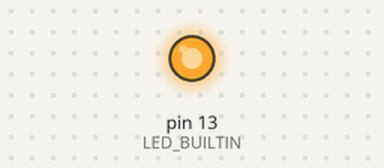
Bench run of a sketch on a simulated Arduino Uno, built with avr-gcc and run on an emulated ATmega328P. Parts: output pins drawn as LEDs (lit = HIGH).

Above: at 0.1 s.
Timing chart, 0 to 1.6 s (numbered marks = the images above):
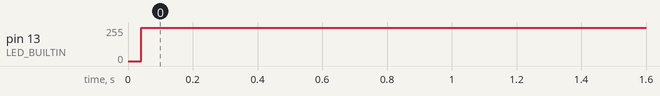

Measured:
- by itself, pin 13 (LED_BUILTIN): 0/255 → 248/255 at 0.04 s

The sketch:

LADS_strong_loop.ino
```cpp
volatile unsigned long a, b; //4 bytes

void setup() {
  // put your setup code here, to run once:
  //Serial.begin(9600);          //  setup serial
  // initialize digital pin LED_BUILTIN as an output.
  pinMode(LED_BUILTIN, OUTPUT);
  }

void loop() {
  // put your main code here, to run repeatedly:

  // Create trigger
  noInterrupts();
  /*asm("nop\n nop\n nop\n nop\n nop\n nop\n nop\n nop\n nop\n nop\n"); //delay
  asm("nop\n nop\n nop\n nop\n nop\n nop\n nop\n nop\n nop\n nop\n"); //delay
  asm("nop\n nop\n nop\n nop\n nop\n nop\n nop\n nop\n nop\n nop\n"); //delay
  asm("nop\n nop\n nop\n nop\n nop\n nop\n nop\n nop\n nop\n nop\n"); //delay
  asm("nop\n nop\n nop\n nop\n nop\n nop\n nop\n nop\n nop\n nop\n"); //delay
  asm("nop\n nop\n nop\n nop\n nop\n nop\n nop\n nop\n nop\n nop\n"); //delay*/

  digitalWrite(LED_BUILTIN, LOW);
  digitalWrite(LED_BUILTIN, HIGH);   // Trigger with LED
  //Code goes here
  /*asm("nop\n nop\n nop\n nop\n nop\n nop\n nop\n nop\n nop\n nop\n"); //delay
  asm("nop\n nop\n nop\n nop\n nop\n nop\n nop\n nop\n nop\n nop\n"); //delay
  asm("nop\n nop\n nop\n nop\n nop\n nop\n nop\n nop\n nop\n nop\n"); //delay
  asm("nop\n nop\n nop\n nop\n nop\n nop\n nop\n nop\n nop\n nop\n"); //delay
  asm("nop\n nop\n nop\n nop\n nop\n nop\n nop\n nop\n nop\n nop\n"); //delay
  asm("nop\n nop\n nop\n nop\n nop\n nop\n nop\n nop\n nop\n nop\n"); //delay*/

  for(unsigned int ii=0; ii<15; ii++){
    a = 0x00000000;
    b = 0xffffffff;
    a |= b;
    b = 0x00000000;
    a &= b;
    b = 0xffffffff;
    a = a^b;
    //asm("nop\n"); //delay

  }
  /*asm("nop\n nop\n nop\n nop\n nop\n nop\n nop\n nop\n nop\n nop\n"); //delay
  asm("nop\n nop\n nop\n nop\n nop\n nop\n nop\n nop\n nop\n nop\n"); //delay
  asm("nop\n nop\n nop\n nop\n nop\n nop\n nop\n nop\n nop\n nop\n"); //delay
  asm("nop\n nop\n nop\n nop\n nop\n nop\n nop\n nop\n nop\n nop\n"); //delay
  asm("nop\n nop\n nop\n nop\n nop\n nop\n nop\n nop\n nop\n nop\n"); //delay
  asm("nop\n nop\n nop\n nop\n nop\n nop\n nop\n nop\n nop\n nop\n"); //delay*/
  interrupts();
  //Serial.println(a);             // Traying to force the compiler to run the loop
}
```
